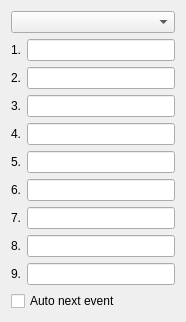
<?xml version="1.0" encoding="UTF-8"?>
<ui version="4.0">
 <class>bindDialog</class>
 <widget class="QDialog" name="bindDialog">
  <property name="geometry">
   <rect>
    <x>0</x>
    <y>0</y>
    <width>186</width>
    <height>313</height>
   </rect>
  </property>
  <property name="windowTitle">
   <string>Binds</string>
  </property>
  <layout class="QVBoxLayout" name="verticalLayout">
   <item>
    <widget class="QComboBox" name="fieldComboBox"/>
   </item>
   <item>
    <layout class="QHBoxLayout" name="horizontalLayout">
     <item>
      <widget class="QLabel" name="label_1">
       <property name="text">
        <string>1.</string>
       </property>
      </widget>
     </item>
     <item>
      <widget class="QLineEdit" name="lineEdit_1"/>
     </item>
    </layout>
   </item>
   <item>
    <layout class="QHBoxLayout" name="horizontalLayout_2">
     <item>
      <widget class="QLabel" name="label_2">
       <property name="text">
        <string>2.</string>
       </property>
      </widget>
     </item>
     <item>
      <widget class="QLineEdit" name="lineEdit_2"/>
     </item>
    </layout>
   </item>
   <item>
    <layout class="QHBoxLayout" name="horizontalLayout_3">
     <item>
      <widget class="QLabel" name="label_3">
       <property name="text">
        <string>3.</string>
       </property>
      </widget>
     </item>
     <item>
      <widget class="QLineEdit" name="lineEdit_3"/>
     </item>
    </layout>
   </item>
   <item>
    <layout class="QHBoxLayout" name="horizontalLayout_4">
     <item>
      <widget class="QLabel" name="label_4">
       <property name="text">
        <string>4.</string>
       </property>
      </widget>
     </item>
     <item>
      <widget class="QLineEdit" name="lineEdit_4"/>
     </item>
    </layout>
   </item>
   <item>
    <layout class="QHBoxLayout" name="horizontalLayout_5">
     <item>
      <widget class="QLabel" name="label_5">
       <property name="text">
        <string>5.</string>
       </property>
      </widget>
     </item>
     <item>
      <widget class="QLineEdit" name="lineEdit_5"/>
     </item>
    </layout>
   </item>
   <item>
    <layout class="QHBoxLayout" name="horizontalLayout_6">
     <item>
      <widget class="QLabel" name="label_6">
       <property name="text">
        <string>6.</string>
       </property>
      </widget>
     </item>
     <item>
      <widget class="QLineEdit" name="lineEdit_6"/>
     </item>
    </layout>
   </item>
   <item>
    <layout class="QHBoxLayout" name="horizontalLayout_7">
     <item>
      <widget class="QLabel" name="label_7">
       <property name="text">
        <string>7.</string>
       </property>
      </widget>
     </item>
     <item>
      <widget class="QLineEdit" name="lineEdit_7"/>
     </item>
    </layout>
   </item>
   <item>
    <layout class="QHBoxLayout" name="horizontalLayout_8">
     <item>
      <widget class="QLabel" name="label_8">
       <property name="text">
        <string>8.</string>
       </property>
      </widget>
     </item>
     <item>
      <widget class="QLineEdit" name="lineEdit_8"/>
     </item>
    </layout>
   </item>
   <item>
    <layout class="QHBoxLayout" name="horizontalLayout_9">
     <item>
      <widget class="QLabel" name="label_9">
       <property name="text">
        <string>9.</string>
       </property>
      </widget>
     </item>
     <item>
      <widget class="QLineEdit" name="lineEdit_9"/>
     </item>
    </layout>
   </item>
   <item>
    <widget class="QCheckBox" name="checkBox">
     <property name="text">
      <string>Auto next event</string>
     </property>
    </widget>
   </item>
  </layout>
 </widget>
 <resources/>
 <connections/>
</ui>
